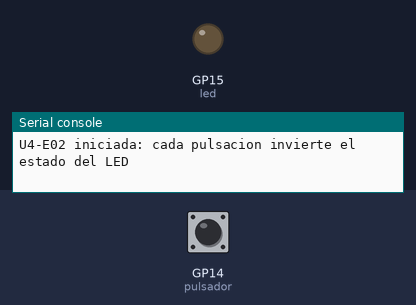
The program below on a simulated Raspberry Pi Pico running MicroPython. Parts: output pins drawn as LEDs (lit = HIGH), the last lines printed to the serial console. Inputs (shaded band) come from the test bench; at power-on: GP14 (pulsador) HIGH.

Above: at 1.2 s.
1.3 s: GP14 (pulsador) pulled LOW for 0.15 s
At 2.5 s:
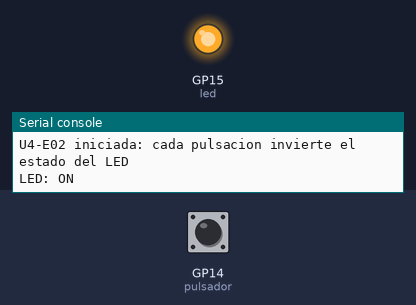
2.9 s: GP14 (pulsador) pulled LOW for 1 s
At 3.8 s:
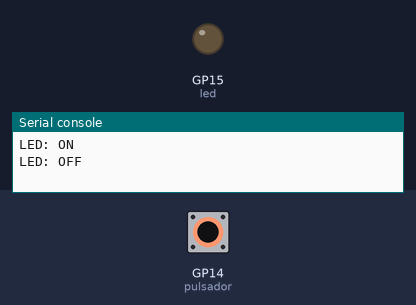
5.4 s: GP14 (pulsador) pulled LOW for 3.2 s
At 6.8 s:
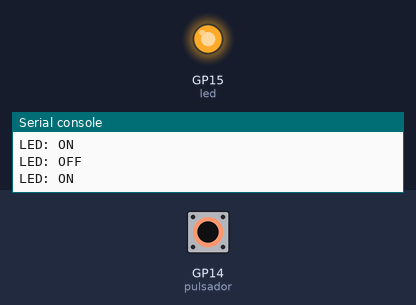
Timing chart, 0 to 8.4 s (numbered marks = the images above; inputs shaded):
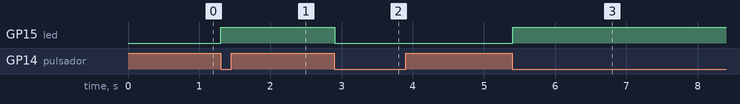

Measured:
- after the input at 1.3 s, GP15 (led): LOW → HIGH at once
- after the input at 2.9 s, GP15 (led): HIGH → LOW at once
- after the input at 5.4 s, GP15 (led): LOW → HIGH at once

The program:

U4-E02-pulsador-led.py
```python
"""
U4-E02 - LED comandado por pulsador
Placa: Raspberry Pi Pico (RP2040) - MicroPython
Nivel: basico

Objetivo: usar una entrada digital con la resistencia interna de
polarizacion y eliminar el rebote mecanico del pulsador.

Montaje:
    Un terminal del pulsador -> GP14      El otro terminal -> GND
    LED con resistencia de 220 ohm -> GP15, catodo a GND

Con PULL_UP la entrada vale 1 en reposo y 0 mientras el pulsador esta
presionado: no hace falta ninguna resistencia externa.
"""
from machine import Pin
import time

pulsador = Pin(14, Pin.IN, Pin.PULL_UP)
led = Pin(15, Pin.OUT)

REBOTE_MS = 50
estado_led = 0
ultimo_cambio = time.ticks_ms()
estado_anterior = pulsador.value()


def main():
    global estado_led, ultimo_cambio, estado_anterior
    print("U4-E02 iniciada: cada pulsacion invierte el estado del LED")
    try:
        while True:
            lectura = pulsador.value()
            ahora = time.ticks_ms()
            # Solo se acepta un cambio si paso el tiempo de antirrebote.
            if lectura != estado_anterior and \
                    time.ticks_diff(ahora, ultimo_cambio) > REBOTE_MS:
                ultimo_cambio = ahora
                estado_anterior = lectura
                if lectura == 0:            # flanco de bajada = pulsado
                    estado_led = 1 - estado_led
                    led.value(estado_led)
                    print("LED:", "ON" if estado_led else "OFF")
            time.sleep_ms(5)
    except KeyboardInterrupt:
        print("\nDetenido por el usuario.")
    finally:
        led.value(0)


main()
```
